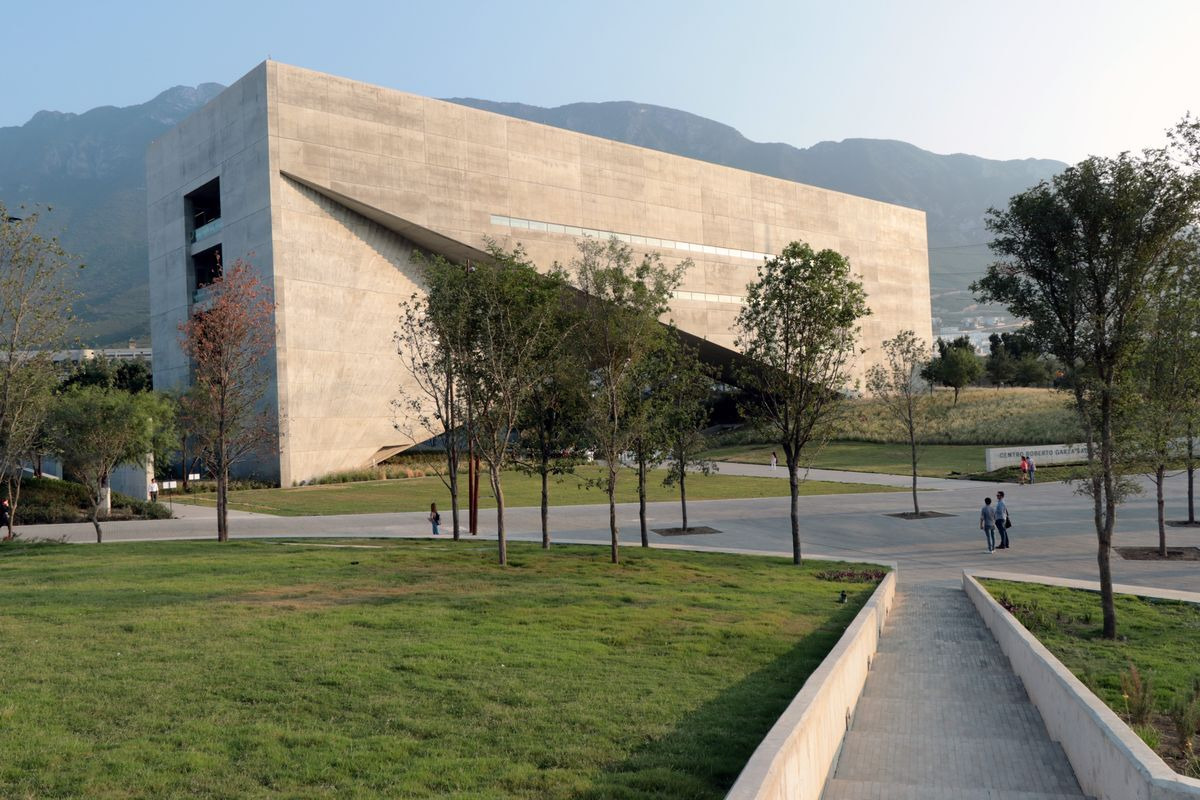
#> input picture Vision/imgs/CRGS.jpeg, 1200 x 800 px
$ python imageProcessing.py
#> lines starting #> are read from the running program, lines starting #| are printed output that depends on the picture
import cv2
import numpy as np
from matplotlib import pyplot as plt

#Read a color image and convert it to grayscale
originalImage = cv2.imread('imgs/CRGS.jpeg', cv2.IMREAD_GRAYSCALE)
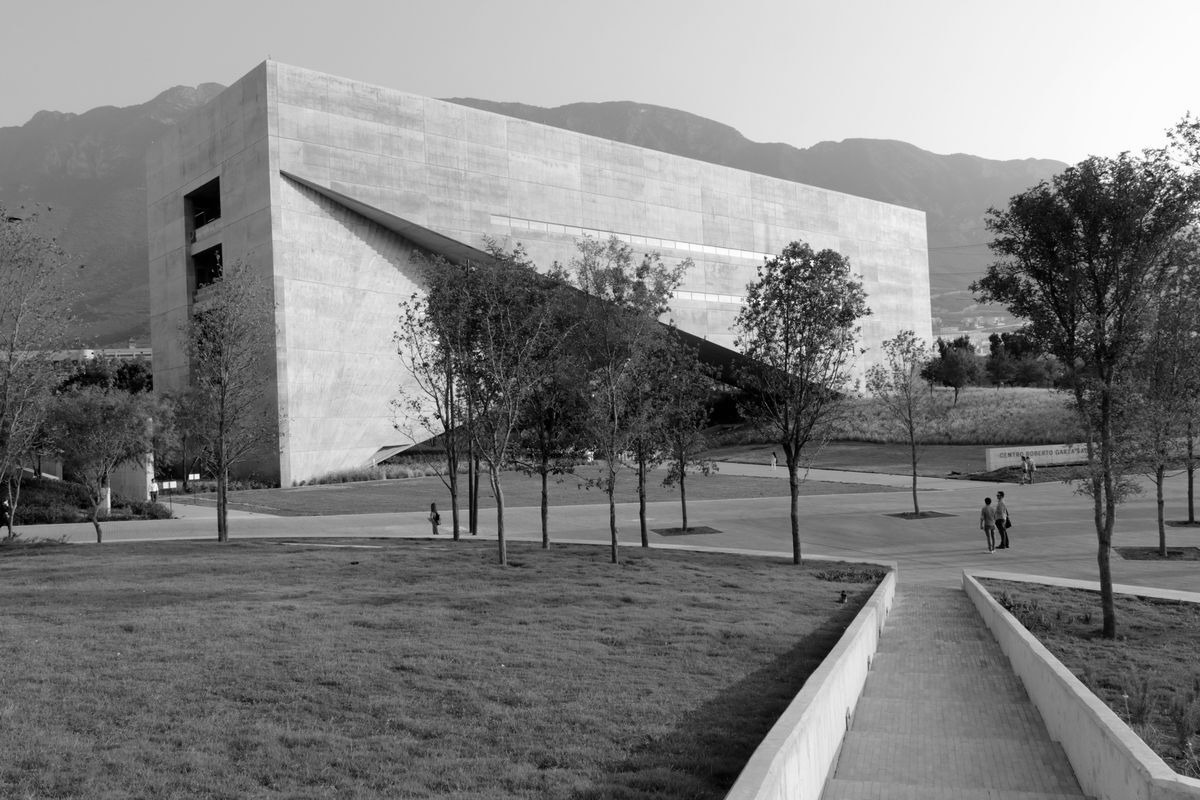
#> originalImage: shape (800, 1200); min 0, max 255, mean 127.1

gaussianSmooth = True

if gaussianSmooth:
    #Define kernel size and sigma value for Gaussian smoothing
    kernelSize = 199
    sigma = 5

    #Create 2D Gaussian kernel
    gaussianKernel = cv2.getGaussianKernel(kernelSize, sigma)
    #Compute the output of two vectors
    gaussianKernel = np.outer(gaussianKernel, gaussianKernel)

    #Use OpenCV functions to perform convolution
    gaussianImage = cv2.filter2D(originalImage, -1, gaussianKernel)
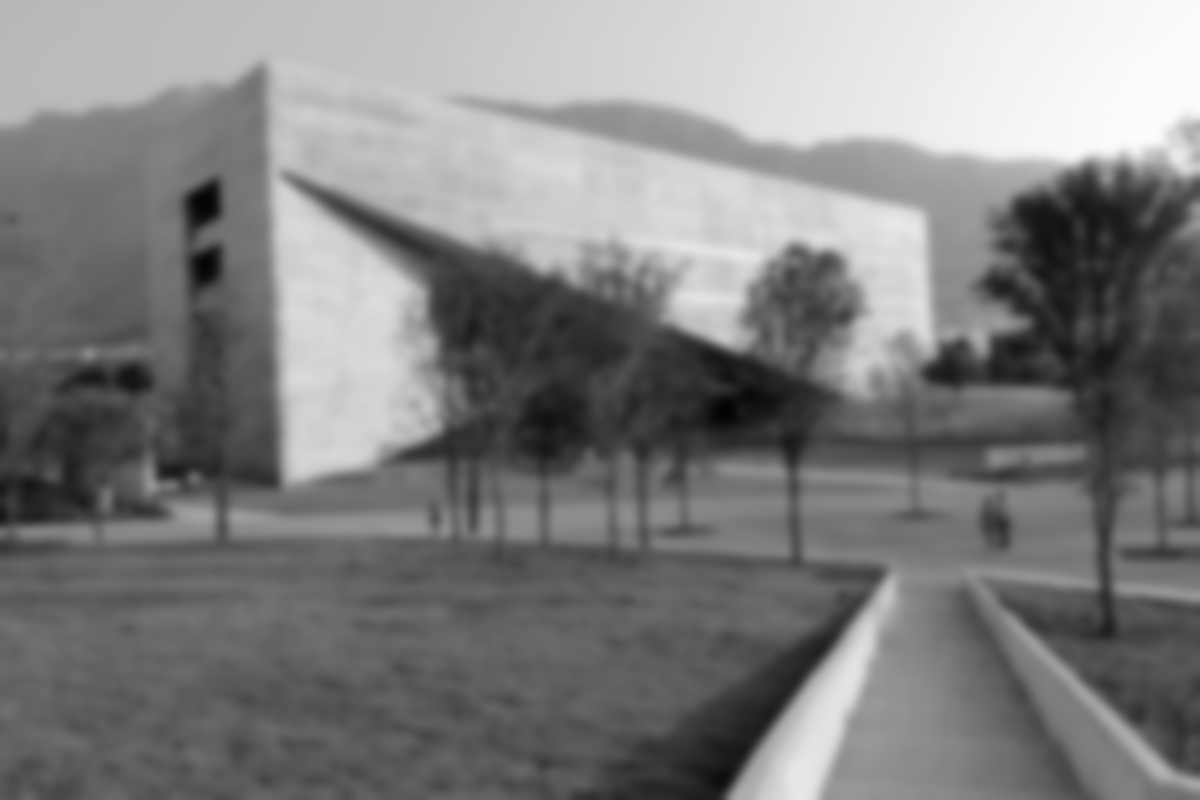
#> gaussianImage: shape (800, 1200); min 2, max 252, mean 127.1

    #plot the results
    plt.subplot(1,2,1)
    plt.imshow(originalImage, cmap='gray')
    plt.title("Original Image")
    plt.subplot(1,2,2)
    plt.imshow(gaussianImage, cmap='gray')
    plt.title("Gaussian Smoothed Image")
    plt.show()
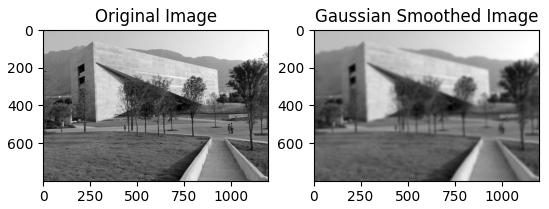
#> figure drawn by matplotlib, 2 panels
